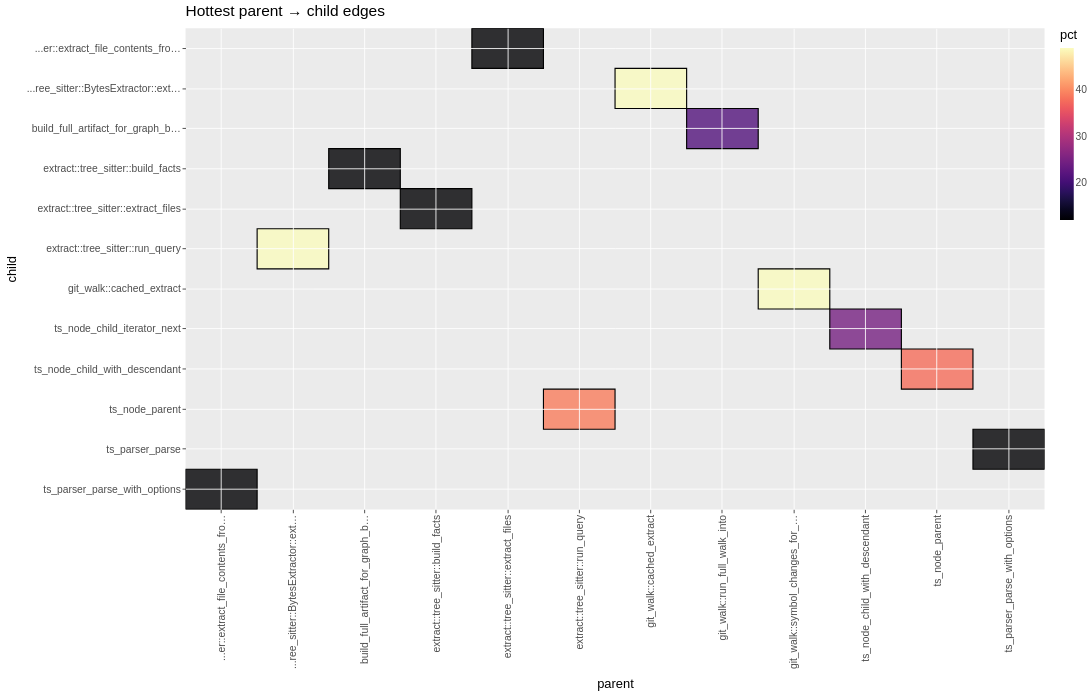

Here is the notebook cell this chart was saved with:
### Markdown cell above
## Bottleneck edges (`flamegraph_edges`)

Parent→child sample mass. The hot tile should be `run_query` → `ts_node_parent` (~37% of all samples) — the string-literal parent walk, not QueryCursor.

### Code cell
SELECT parent, child, samples, pct
FROM read_parquet('../../../build/turso-analysis/edges.parquet')
ORDER BY pct DESC
LIMIT 12

### Figure 1 — Vega-Lite specification as saved in the notebook (floating-point values rounded to 4 significant figures; data arrays with more than 128 entries replaced by an {"elided": "..."} marker saying what was removed)
{"$schema": "https://vega.github.io/schema/vega-lite/v6.json", "config": {"axis": {"domain": false, "grid": true, "gridColor": "#FFFFFF", "gridWidth": 1, "labelColor": "#4D4D4D", "labelFontSize": 12, "tickColor": "#333333", "tickSize": 4, "titleColor": "#000000", "titleFontSize": 15, "titleFontWeight": "normal", "titlePadding": 10}, "header": {"labelColor": "#000000", "labelFontSize": 15, "labelFontWeight": "normal", "labelPadding": 5, "title": null}, "legend": {"labelColor": "#4D4D4D", "labelFontSize": 12, "rowPadding": 6, "titleColor": "#000000", "titleFontSize": 15, "titleFontWeight": "normal", "titlePadding": 8}, "title": {"anchor": "start", "color": "#000000", "fontSize": 18, "fontWeight": "normal", "frame": "group", "offset": 10, "subtitleColor": "#4D4D4D", "subtitleFontSize": 15, "subtitleFontWeight": "normal"}, "view": {"continuousHeight": 300, "continuousWidth": 300, "fill": "#EBEBEB", "stroke": null}}, "data": {"name": "data-06d5be47a628558592b9bafafaab9c66"}, "datasets": {"data-06d5be47a628558592b9bafafaab9c66": [{"__ggsql_aes_fill__": 49.0, "__ggsql_aes_height__": 1.0, "__ggsql_aes_pos1__": "git_walk::symbol_changes_for_commit", "__ggsql_aes_pos2__": "git_walk::cached_extract", "__ggsql_aes_width__": 1.0, "__ggsql_row_index__": 0, "__ggsql_source__": "__ggsql_layer_0__"}, {"__ggsql_aes_fill__": 49.0, "__ggsql_aes_height__": 1.0, "__ggsql_aes_pos1__": "git_walk::cached_extract", "__ggsql_aes_pos2__": "...ree_sitter::BytesExtractor::extract", "__ggsql_aes_width__": 1.0, "__ggsql_row_index__": 1, "__ggsql_source__": "__ggsql_layer_0__"}, {"__ggsql_aes_fill__": 49.0, "__ggsql_aes_height__": 1.0, "__ggsql_aes_pos1__": "...ree_sitter::BytesExtractor::extract", "__ggsql_aes_pos2__": "extract::tree_sitter::run_query", "__ggsql_aes_width__": 1.0, "__ggsql_row_index__": 2, "__ggsql_source__": "__ggsql_layer_0__"}, {"__ggsql_aes_fill__": 39.0, "__ggsql_aes_height__": 1.0, "__ggsql_aes_pos1__": "extract::tree_sitter::run_query", "__ggsql_aes_pos2__": "ts_node_parent", "__ggsql_aes_width__": 1.0, "__ggsql_row_index__": 3, "__ggsql_source__": "__ggsql_layer_0__"}, {"__ggsql_aes_fill__": 37.7, "__ggsql_aes_height__": 1.0, "__ggsql_aes_pos1__": "ts_node_parent", "__ggsql_aes_pos2__": "ts_node_child_with_descendant", "__ggsql_aes_width__": 1.0, "__ggsql_row_index__": 4, "__ggsql_source__": "__ggsql_layer_0__"}, {"__ggsql_aes_fill__": 24.7, "__ggsql_aes_height__": 1.0, "__ggsql_aes_pos1__": "ts_node_child_with_descendant", "__ggsql_aes_pos2__": "ts_node_child_iterator_next", "__ggsql_aes_width__": 1.0, "__ggsql_row_index__": 5, "__ggsql_source__": "__ggsql_layer_0__"}, {"__ggsql_aes_fill__": 21.5, "__ggsql_aes_height__": 1.0, "__ggsql_aes_pos1__": "git_walk::run_full_walk_into", "__ggsql_aes_pos2__": "build_full_artifact_for_graph_build", "__ggsql_aes_width__": 1.0, "__ggsql_row_index__": 6, "__ggsql_source__": "__ggsql_layer_0__"}, {"__ggsql_aes_fill__": 11.9, "__ggsql_aes_height__": 1.0, "__ggsql_aes_pos1__": "ts_parser_parse_with_options", "__ggsql_aes_pos2__": "ts_parser_parse", "__ggsql_aes_width__": 1.0, "__ggsql_row_index__": 7, "__ggsql_source__": "__ggsql_layer_0__"}, {"__ggsql_aes_fill__": 11.9, "__ggsql_aes_height__": 1.0, "__ggsql_aes_pos1__": "build_full_artifact_for_graph_build", "__ggsql_aes_pos2__": "extract::tree_sitter::build_facts", "__ggsql_aes_width__": 1.0, "__ggsql_row_index__": 8, "__ggsql_source__": "__ggsql_layer_0__"}, {"__ggsql_aes_fill__": 11.9, "__ggsql_aes_height__": 1.0, "__ggsql_aes_pos1__": "extract::tree_sitter::extract_files", "__ggsql_aes_pos2__": "...er::extract_file_contents_from_tree", "__ggsql_aes_width__": 1.0, "__ggsql_row_index__": 9, "__ggsql_source__": "__ggsql_layer_0__"}, {"__ggsql_aes_fill__": 11.9, "__ggsql_aes_height__": 1.0, "__ggsql_aes_pos1__": "extract::tree_sitter::build_facts", "__ggsql_aes_pos2__": "extract::tree_sitter::extract_files", "__ggsql_aes_width__": 1.0, "__ggsql_row_index__": 10, "__ggsql_source__": "__ggsql_layer_0__"}, {"__ggsql_aes_fill__": 11.9, "__ggsql_aes_height__": 1.0, "__ggsql_aes_pos1__": "...er::extract_file_contents_from_tree", "__ggsql_aes_pos2__": "ts_parser_parse_with_options", "__ggsql_aes_width__": 1.0, "__ggsql_row_index__": 11, "__ggsql_source__": "__ggsql_layer_0__"}]}, "height": 560, "layer": [{"encoding": {"fill": {"field": "__ggsql_aes_fill__", "legend": {"labelExpr": "datum.label == '30' ? '30' : datum.label == '20' ? '20' : datum.label == '40' ? '40' : datum.label", "type": "gradient", "values": [20.0, 30.0, 40.0]}, "scale": {"domain": [11.9, 49.0], "range": {"elided": "256 str values"}}, "title": "pct", "type": "quantitative"}, "fillOpacity": {"value": 0.8}, "stroke": {"value": "black"}, "strokeDash": {"value": []}, "strokeWidth": {"value": 1.333}, "x": {"axis": {"labelExpr": "datum.label == 'extract::tree_sitter::extract_files' ? 'extract::tree_sitter::extract_files' : datum.label == 'ts_node_child_with_descendant' ? 'ts_node_child_with_descendant' : datum.label == 'ts_parser_parse_with_options' ? 'ts_parser_parse_with_options' : datum.label == 'extract::tree_sitter::run_query' ? 'extract::tree_sitter::run_query' : datum.label == 'extract::tree_sitter::build_facts' ? 'extract::tree_sitter::build_facts' : datum.label == '...er::extract_file_contents_from_tree' ? '...er::extract_file_contents_from_tree' : datum.label == 'build_full_artifact_for_graph_build' ? 'build_full_artifact_for_graph_build' : datum.label == 'git_walk::cached_extract' ? 'git_walk::cached_extract' : datum.label == '...ree_sitter::BytesExtractor::extract' ? '...ree_sitter::BytesExtractor::extract' : datum.label == 'git_walk::symbol_changes_for_commit' ? 'git_walk::symbol_changes_for_commit' : datum.label == 'git_walk::run_full_walk_into' ? 'git_walk::run_full_walk_into' : datum.label == 'ts_node_parent' ? 'ts_node_parent' : datum.label"}, "field": "__ggsql_aes_pos1__", "scale": {"domain": ["...er::extract_file_contents_from_tree", "...ree_sitter::BytesExtractor::extract", "build_full_artifact_for_graph_build", "extract::tree_sitter::build_facts", "extract::tree_sitter::extract_files", "extract::tree_sitter::run_query", "git_walk::cached_extract", "git_walk::run_full_walk_into", "git_walk::symbol_changes_for_commit", "ts_node_child_with_descendant", "ts_node_parent", "ts_parser_parse_with_options"], "zero": false}, "title": "parent", "type": "nominal"}, "y": {"axis": {"labelExpr": "datum.label == 'git_walk::cached_extract' ? 'git_walk::cached_extract' : datum.label == 'ts_parser_parse' ? 'ts_parser_parse' : datum.label == 'ts_node_parent' ? 'ts_node_parent' : datum.label == 'ts_node_child_iterator_next' ? 'ts_node_child_iterator_next' : datum.label == 'ts_node_child_with_descendant' ? 'ts_node_child_with_descendant' : datum.label == '...ree_sitter::BytesExtractor::extract' ? '...ree_sitter::BytesExtractor::extract' : datum.label == 'build_full_artifact_for_graph_build' ? 'build_full_artifact_for_graph_build' : datum.label == '...er::extract_file_contents_from_tree' ? '...er::extract_file_contents_from_tree' : datum.label == 'extract::tree_sitter::run_query' ? 'extract::tree_sitter::run_query' : datum.label == 'extract::tree_sitter::build_facts' ? 'extract::tree_sitter::build_facts' : datum.label == 'ts_parser_parse_with_options' ? 'ts_parser_parse_with_options' : datum.label == 'extract::tree_sitter::extract_files' ? 'extract::tree_sitter::extract_files' : datum.label"}, "field": "__ggsql_aes_pos2__", "scale": {"domain": ["...er::extract_file_contents_from_tree", "...ree_sitter::BytesExtractor::extract", "build_full_artifact_for_graph_build", "extract::tree_sitter::build_facts", "extract::tree_sitter::extract_files", "extract::tree_sitter::run_query", "git_walk::cached_extract", "ts_node_child_iterator_next", "ts_node_child_with_descendant", "ts_node_parent", "ts_parser_parse", "ts_parser_parse_with_options"], "zero": false}, "stack": null, "title": "child", "type": "nominal"}}, "mark": {"clip": true, "height": {"expr": "datum.__ggsql_aes_height__ * bandwidth('y')"}, "type": "rect", "width": {"expr": "datum.__ggsql_aes_width__ * bandwidth('x')"}}, "transform": [{"filter": {"equal": "__ggsql_layer_0__", "field": "__ggsql_source__"}}]}], "title": "Hottest parent → child edges", "width": 1000, "autosize": {"type": "pad", "contains": "padding"}}
